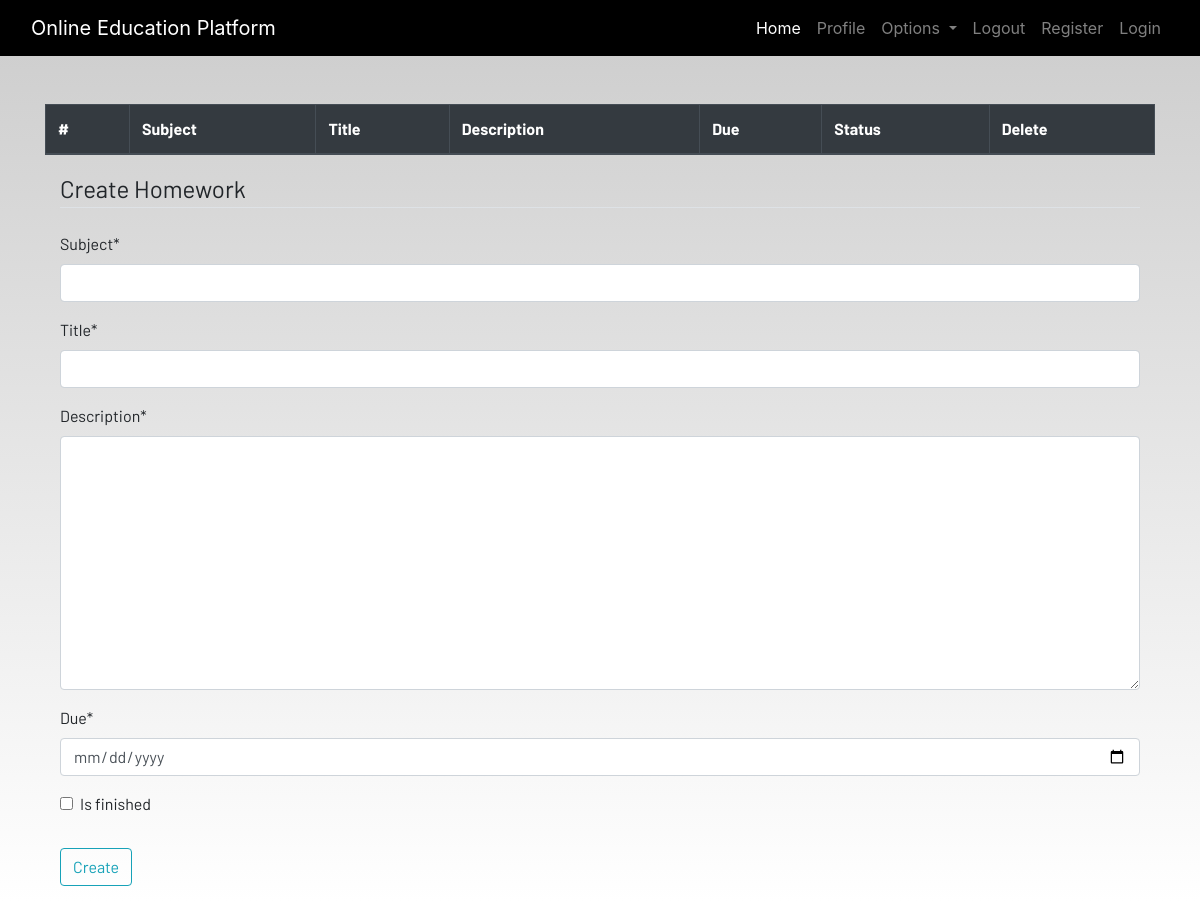
The page /homework/ (signed in) on the database as committed earlier.
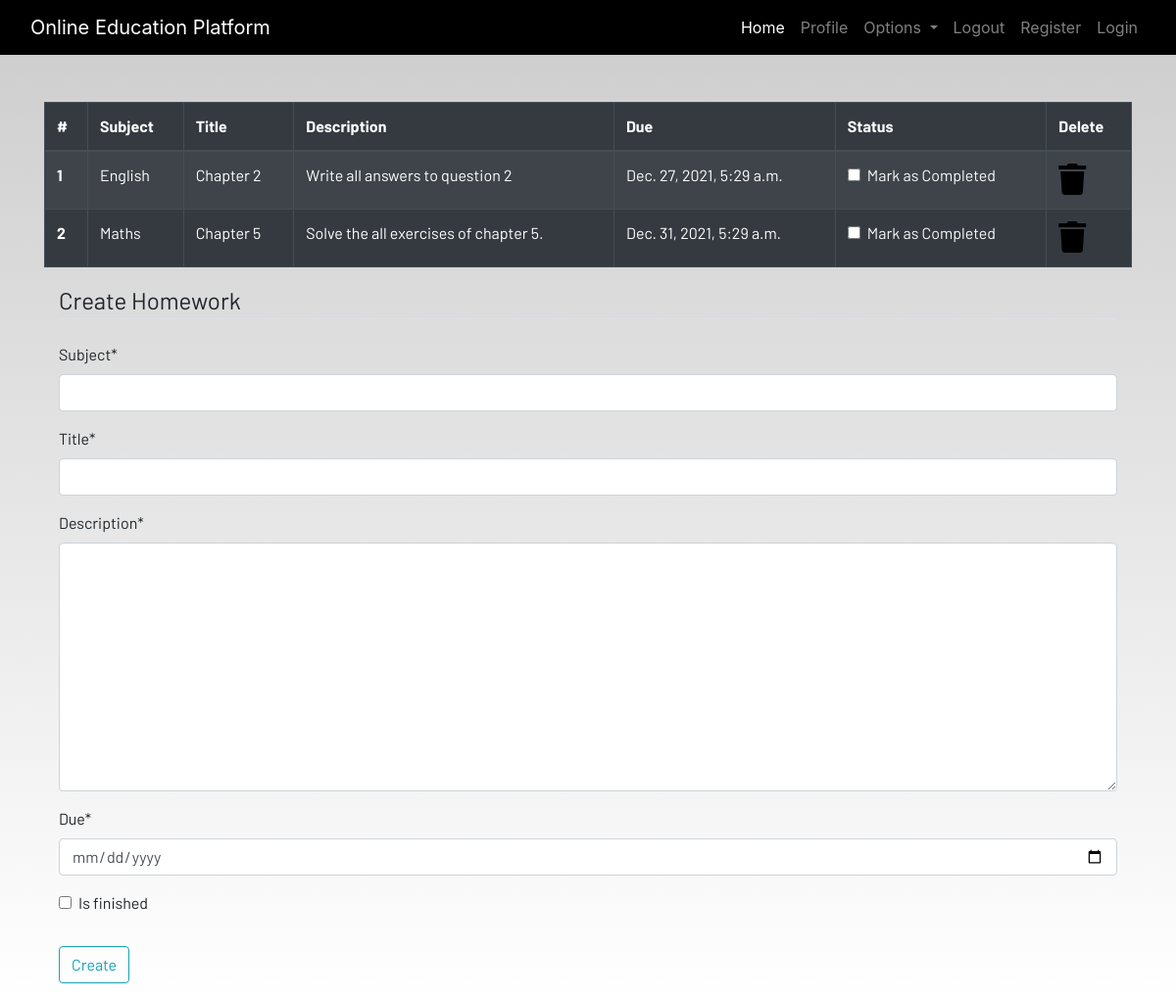
The same page on the database as committed later.
### edu/models.py (models this page shows, shortened)
class Homework(models.Model):
    user = models.ForeignKey(User, on_delete=models.CASCADE)
    subject = models.CharField(max_length=50)
    title = models.CharField(max_length=200)
    description = models.TextField()
    due = models.DateTimeField()
    is_finished = models.BooleanField(default=False)

### edu/views.py (the view)
# urls.py: path('homework/', views.homework, name='homework'),
def homework(request):
    if request.method == "POST":
        form = HomeworkForm(request.POST)
        if form.is_valid():
            try:
                finished = request.POST['is_finished']
                if finished == 'on':
                    finished = True
                else:
                    finished = False
            except:
                finished = False
            homeworks = Homework(user=request.user,
                          subject = request.POST['subject'],
                          title = request.POST['title'],
                          description = request.POST['description'],
                          due = request.POST['due'],
                          is_finished = finished
                        )
            homeworks.save()
        messages.success(request, f"Homework Added from {request.user.username} Sucessfully !!")
    else:
        form = HomeworkForm()
    homework = Homework.objects.filter(user = request.user)
    if len(homework) == 0:
        homework_done = True
    else:
        homework_done = False
    context = {'homeworks': homework, 'homeworks_done': homework_done, 'form': form}
    return render(request, 'edu/homework.html', context)

### edu/forms.py
class HomeworkForm(forms.ModelForm):
    class Meta:
        model = Homework
        widgets = {'due': DateInput()}
        fields = ['subject', 'title', 'description', 'due', 'is_finished']

### edu/templates/edu/homework.html (shortened to what this page needs)
{% extends 'edu/base.html' %}
{% load static %}
{% load crispy_forms_tags %}
{% block content %}
<div class="container">
    {% if not homework_done %}
    <table class="table table-striped table-bordered table-hover table-dark">
        <thead>
            <tr>
                <th scope="col">#</th>
                <th scope="col">Subject</th>
                <th scope="col">Title</th>
                <th scope="col">Description</th>
                <th scope="col">Due</th>
                <th scope="col">Status</th>
                <th scope="col">Delete</th>
            </tr>
        </thead>
        <tbody>
            {% for homework in homeworks %}
            <tr>
                <th scope="row">{{forloop.counter}}</th>
                <td>{{homework.subject}}</td>
                <td>{{homework.title}}</td>
                <td>{{homework.description}}</td>
                <td>{{homework.due}}</td>
                <td>
                    <a href="{% url 'update-homework' homework.id %}">
                        <div class="form-check">
                            {% if homework.is_finished == True %}
                                <input class="form-check-input" type="checkbox" value="" checked>
                            {% else %}
                                <input class="form-check-input" type="checkbox" value="">
                            {% endif %}
                            <label class="form-check-label text-light" for="flexCheckDefault">
                                Mark as Completed
                            </label>
                        </div>
                    </a>
                </td>
                <td><a href="{% url 'delete-homework' homework.id %}"><i class="fa fa-trash fa-2x"></i></a></td>
            </tr>
            {% endfor %}
        </tbody>
    </table>
    {% else %}
    <h4>All homeworks are completed!! Create to have more!!</h4>
</div>
{% endif %}
<div class=" container">
    <form method="POST">
        <fieldset class="form-group">
            <legend class="border-bottom mb-4">Create Homework</legend>
            {{form|crispy}}
        </fieldset>
        <div class="form-group">
            <button href="" class="btn btn-outline-info" type="submit">
                Create
            </button>
        </div>
    </form>
</div>
{% endblock content %}

### edu/templates/edu/base.html (shortened to what this page needs)
<!DOCTYPE html>
{% load static %}
<html lang="en">
<head>
  <link rel="stylesheet" href="https://stackpath.bootstrapcdn.com/bootstrap/4.3.1/css/bootstrap.min.css"
 />
  <link rel="stylesheet" href="https://use.fontawesome.com/releases/v5.7.2/css/all.css"
 />
  <link rel="stylesheet" href="{% static 'css/main.css' %}" />
</head>
<body>
  <header>
    <nav class="navbar navbar-expand-lg navbar-dark bg-dark">
      <div class="container-fluid">
        <a class="navbar-brand" href="{% url 'home' %}">Online Education Platform</a>
        <div class="collapse navbar-collapse justify-content-end" id="navbarSupportedContent">
          <ul class="navbar-nav mb-2 mb-lg-0">
            <li class="nav-item">
              <a class="nav-link active" aria-current="page" href="{% url 'home' %}">Home</a>
            </li>
            <li class="nav-item">
              <a class="nav-link" href="#">Profile</a>
            </li>
            <li class="nav-item dropdown">
              <a class="nav-link dropdown-toggle" href="#" id="navbarDropdown" role="button" data-toggle="dropdown"
                aria-haspopup="true" aria-expanded="false">
                Options
              </a>
            </li>
            <li class="nav-item">
              <a class="nav-link" href="#">Logout</a>
            </li>
            <li class="nav-item">
              <a class="nav-link" href="#">Register</a>
            </li>
            <li class="nav-item">
              <a class="nav-link" href="#">Login</a>
            </li>
          </ul>
        </div>
      </div>
    </nav>
  </header>
  <br /><br />
  <main>
    {% block content %}
    {% endblock content %}
  </main>
</body>
</html>

### edu/static/css/main.css (style rules this page uses)
html { scroll-behavior: smooth; height: 100%; width: 100%; }
main { font-family: Barlow, Quicksand, Rubik, sans-serif, serif, 'Times New Roman', Times, serif !important; }
.navbar { background-color: rgb(0, 0, 0) !important; }
a { text-decoration: none !important; color: black; }
html, body { max-width: 100%; overflow-x: hidden; height: 100%; width: 100%; }
body { background: linear-gradient(rgba(0, 0, 0, 0.2), rgba(255, 255, 255, 0.5)); overflow-x: hidden; background-repeat: no-repeat; }
.fa { color: black; }

Rows that differ between the two databases and show on the page:
added Homework: subject "English", title "Chapter 2", description "Write all answers to question 2", due "Dec. 27, 2021, 5:29 a.m."
added Homework: subject "Maths", title "Chapter 5", description "Solve the all exercises of chapter 5.", due "Dec. 31, 2021, 5:29 a.m."
